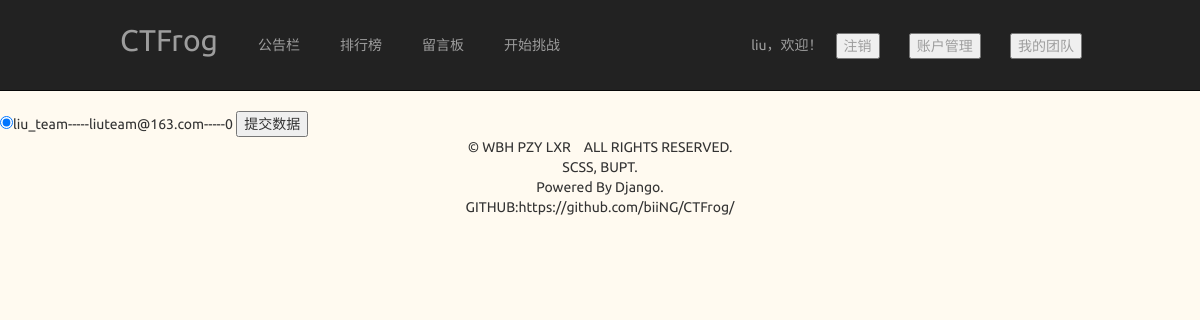
The app's page /user/team/join (signed in) with its own data.
### user/models.py (models this page shows)
class Team(models.Model):
    name = models.CharField(max_length=10, unique=True)
    email = models.EmailField(unique=True)
    score = models.IntegerField(default=0)
    member = models.IntegerField(
        default=0, verbose_name='how many people in this team')
    admin = models.CharField(default='', unique=True, max_length=20)
    def __str__(self):
        return self.name
    class Meta:
        verbose_name = "团队"

### user/check_permission.py (the view)
    def deco(*args,**kargs):
        request=args[0]
        if not request.session.get('is_login',None):
            request.session['message']='请先登录'
            return redirect('user:login')
        else:
            return function(request,**kargs)

### user/check_permission.py (called while the page is built)
def check_login(function):
    def deco(*args,**kargs):
        request=args[0]
        if not request.session.get('is_login',None):
            request.session['message']='请先登录'
            return redirect('user:login')
        else:
            return function(request,**kargs)
    return deco

### user/team_views.py (called while the page is built, shortened)
@check_login
def join(request):
    username = request.session['username']
    teams = [models.Team.objects.get(name=t)
             for t in models.Team.objects.all()]
    try:
        user = models.User.objects.get(name=username)
    except:
        writetest('wrong')
    message = request.session.pop('message', None)
    return render(request, 'team/join.html',
                  {'teams': teams, 'message': message})

### user/templates/team/join.html (shortened to what this page needs)
{% extends 'navigationbar.html' %}
{% block custombody %}
<form action="{% url 'user:teamjoin' %}" method="POST">
    {%for team in teams %}
    <input checked type="radio" name="team" value="{{team.name}}">{{team.name}}-----{{team.email}}-----{{team.score}}
    {% endfor%}
    <button type="submit">提交数据</button>
</form>
{% endblock %}

### static/css/navi-bar.css (style rules this page uses)
body { background: linear-gradient(#fffaf0, #fffaf0); font-family: 'Ubuntu'; }

### records on screen
Team: name "liu_team", email "liuteam@163.com", score "0"

### other values on screen
{{ request.session.username }} "liu"
